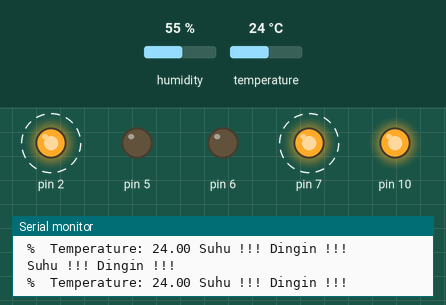
This sketch was run on a simulated Arduino Uno, built with avr-gcc and run on an emulated ATmega328P. On the bench: output pins drawn as LEDs (lit = HIGH), the last lines printed to the serial monitor. Dashed ring = blinking. The test bench sets the inputs (shaded band); at power-on: temperature 24 °C, humidity 55 %.

Above: at 3.8 s.
3.9 s: temperature set to 39 °C
7.4 s: temperature set to 42 °C
At 9.9 s:
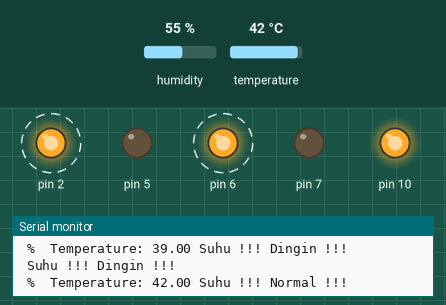
13.6 s: temperature set to 12 °C
At 14.5 s:
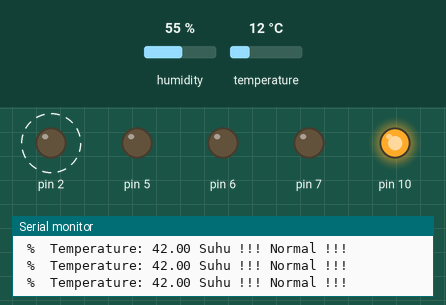
19.8 s: temperature set to 41 °C
At 22.0 s:
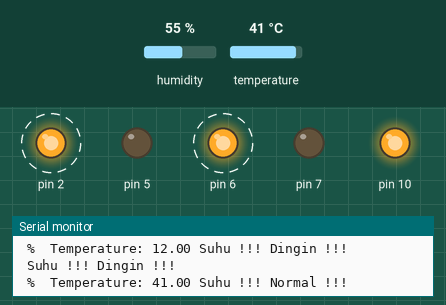
Timing chart, 0 to 27.0 s (numbered marks = the images above; inputs shaded):
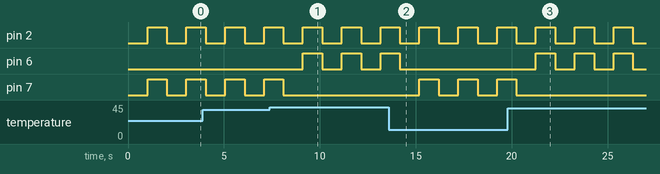

The sketch:

Modul_3_coding.ino
```cpp
#include "DHT.h"
DHT dht(9, DHT11);

void setup() {
  // put your setup code here, to run once:
  Serial.begin(9600);

  pinMode(10, OUTPUT);
  pinMode(7, OUTPUT);
  pinMode(6, OUTPUT);
  pinMode(5, OUTPUT);
  pinMode(2, OUTPUT);

  digitalWrite(10, HIGH);

  dht.begin();
}

void loop() {
  // put your main code here, to run repeatedly:
  delay(1000);
  float t = dht.readTemperature();

  Serial.print(" %\t");
  Serial.print("Temperature: ");
  Serial.print(t);

  //  index 0 biru
  if (t >= 0 && t < 41) {
    digitalWrite(7, HIGH);
    digitalWrite(2, HIGH);
    Serial.println(" Suhu !!! Dingin !!!");

    delay(1000);

    digitalWrite(7, LOW);
    digitalWrite(2, LOW);
    Serial.println(" Suhu !!! Dingin !!!");
    //  index 41 green
  } else if (t >= 41 && t < 54) {
    digitalWrite(6, HIGH);
    digitalWrite(2, HIGH);
    Serial.println(" Suhu !!! Normal !!!");

    delay(1000);

    digitalWrite(6, LOW);
    digitalWrite(2, LOW);
    //  index 54 merah
  } else {
    digitalWrite(5, HIGH);
    digitalWrite(2, HIGH);
    Serial.println(" Suhu !!! Hot !!!");

    delay(1000);

    digitalWrite(5, LOW);
    digitalWrite(2, LOW);
  }
}
```

Measured:
- the behaviour switches between 40 and 41 °C on temperature (found by bisection; images 0 and 1)
- after the input at 7.4 s, pin 6: alternates HIGH for 1.0 s and LOW for 1.0 s, starting after 1.7 s; pin 7: goes on until 8.1 s, then stays LOW
- after the input at 13.6 s, pin 6: goes on until 14.2 s, then stays LOW; pin 7: alternates HIGH for 1.0 s and LOW for 1.0 s, starting after 1.6 s
- after the input at 19.8 s, pin 6: alternates HIGH for 1.0 s and LOW for 1.0 s, starting after 1.5 s; pin 7: goes on until 20.2 s, then stays LOW
- by itself, pin 2: alternates HIGH for 1.0 s and LOW for 1.0 s
